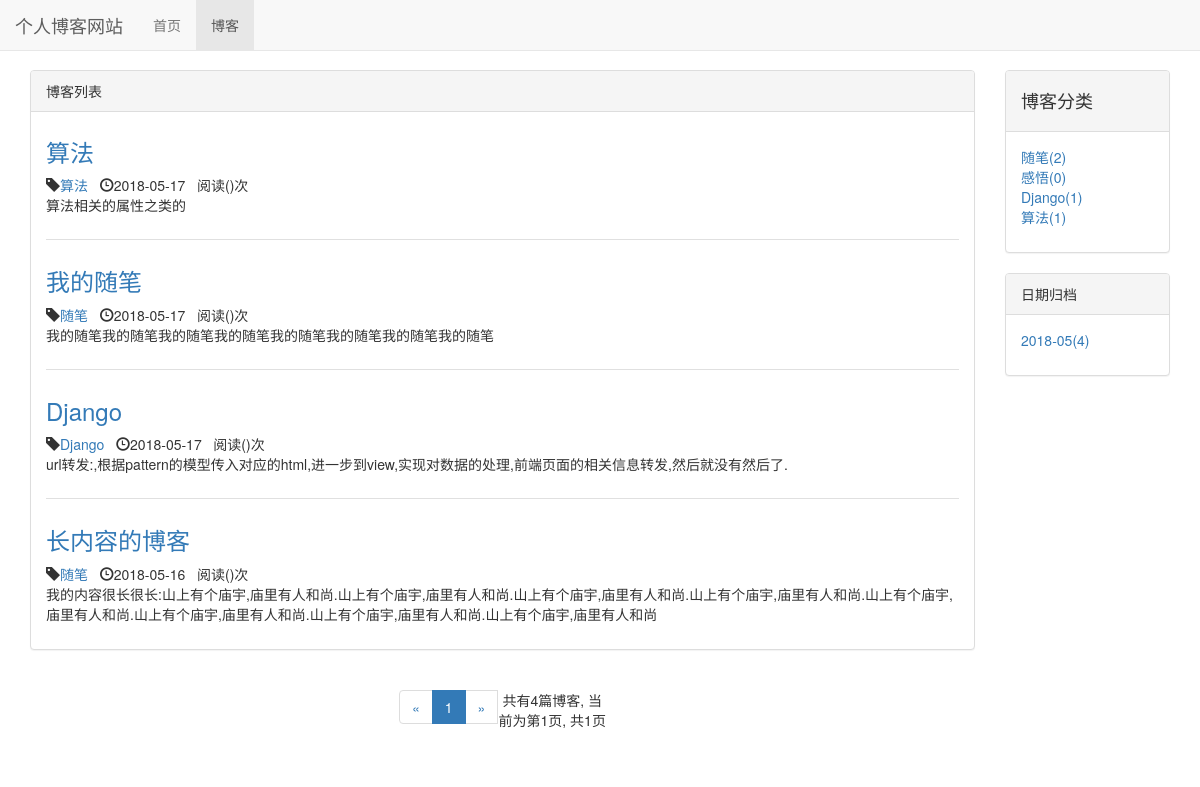
The page /blog/ on the database as committed earlier.
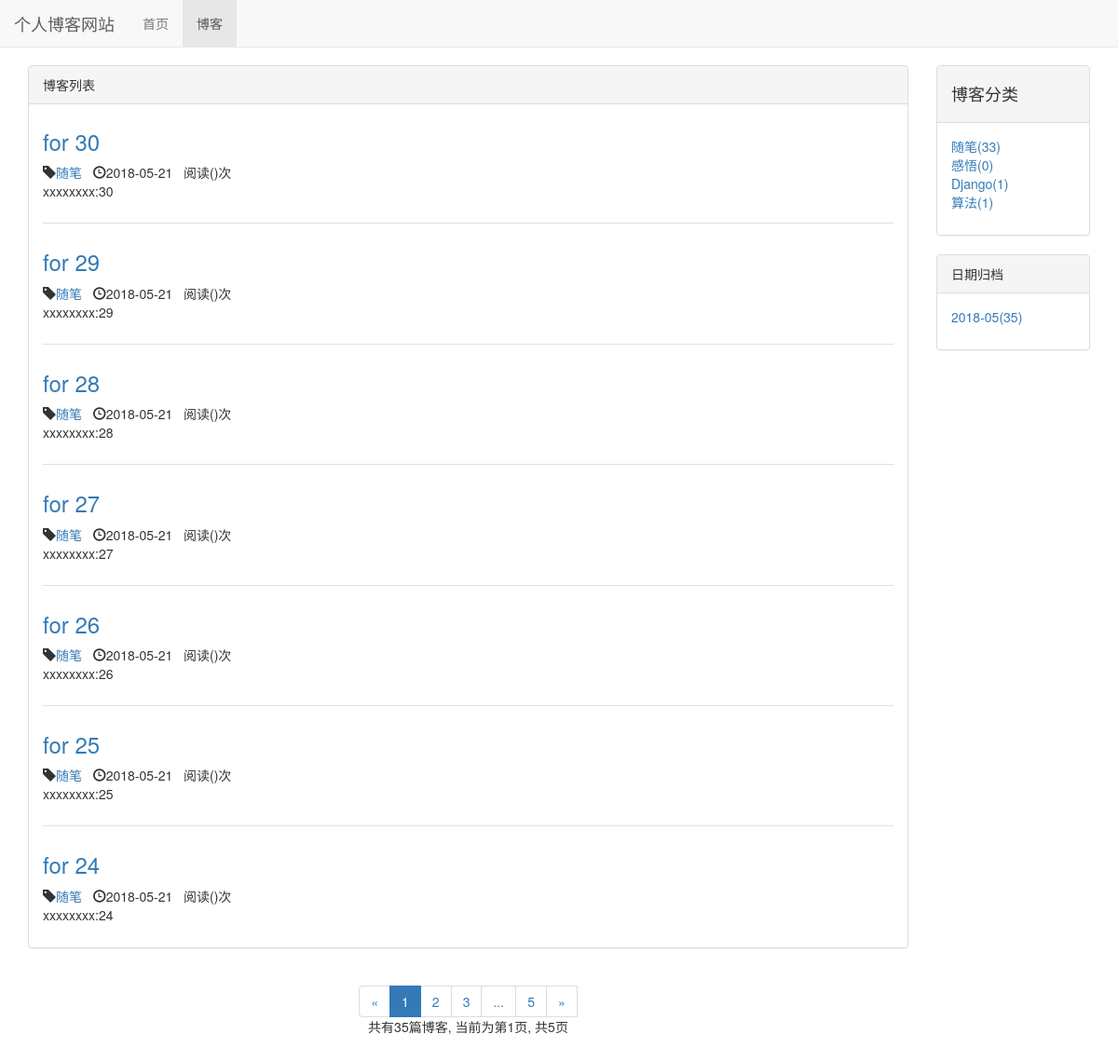
The same page on the database as committed later.
### blog/models.py (models this page shows, shortened)
class Blog(models.Model):
    title = models.CharField(max_length=40)
    content = RichTextUploadingField()
    blog_type = models.ForeignKey(BlogType,on_delete=models.DO_NOTHING)
    author = models.ForeignKey(User,on_delete=models.DO_NOTHING)
    created_time = models.DateTimeField(auto_now_add=True)
    last_updated_time = models.DateTimeField(auto_now=True)
    def read_num(self):
        return self.readnum.read_num
    class Meta:
        ordering =['-created_time']

class BlogType(models.Model):
    type_name = models.CharField(max_length=15)
    def __str__(self):
        return self.type_name

### blog/views.py (the view)
# urls.py: path('',views.blog_list,name='blog_list'), #首页点击博客后,显示的博客列表
def blog_list(request):
    blogs_all_list = Blog.objects.all()
    context = blog_list_common_data(request,blogs_all_list)
    return render_to_response('blog/blog_list.html', context)

### blog/templates/blog/blog_list.html (shortened to what the changed rows need)
{% extends  'base.html' %}
{% load staticfiles %}
{% block header_extends %}
    <link rel="stylesheet" href="{% static 'blog/blog.css' %}">
{% endblock %}
{% block content%}
    <div class="container">
        <div class="row">
            <div class=" col-xs-12 col-sm-8 col-md-9 col-lg-10">
                <div class="panel panel-default">
                    <div class="panel-body">
                        {% for blog in blogs %}
                            <div class="blog">
                                 <h3><a href="{% url 'blog_detail' blog.pk %}">{{ blog.title }}</a></h3>
                                <p class="blog-info">
                                    <span class="glyphicon glyphicon-tag"></span><a href="{%  url 'blogs_with_type' blog.blog_type.pk %}">{{ blog.blog_type }}</a>&nbsp;&nbsp;
                                    <span class="glyphicon glyphicon-time"></span>{{ blog.created_time|date:"Y-m-d " }}&nbsp;&nbsp;阅读({{ blog.read_num }})次
                                </p>
                                 <p>{{ blog.content|striptags|truncatechars:120 }}</p>
                            </div>
                        {% empty %}
                            <div class="blog">
                                <h3>暂无博客,敬请期待</h3>
                            </div>
                        {% endfor %}
                    </div>
                </div>
                <div class="paginator">
                      <ul class="pagination">
                            <li>
                                {% if page_of_blogs.has_previous %}
                                    <a href="?page={{ page_of_blogs.previous_page_number }}" aria-label="Previous">
                                       <span aria-hidden="true">&laquo;</span>
                                    </a>
                                {% else %}
                                    <span aria-hidden="true">&laquo;</span>
                                {% endif %}
                            </li>
                                 {% for page_num in page_range%}
                                     {% if  page_num == page_of_blogs.number%}
                                         <li class="active"><span>{{ page_num }}</span></li>
                                     {% else %}
                                         {% if page_num == '...'%}
                                            <li ><span>{{ page_num }}</span></li>
                                         {% else %}
                                              <li><a href="?page={{ page_num }}">{{ page_num }}</a></li>
                                         {% endif %}
                                     {% endif %}
                                 {% endfor %}
                            <li>
                                {% if page_of_blogs.has_next %}
                                  <a href="?page={{ page_of_blogs.next_page_number }}" aria-label="Next">
                                    <span aria-hidden="true">&raquo;</span>
                                  </a>
                                {% else %}
                                    <span aria-hidden="true">&raquo;</span>
                                {% endif %}
                            </li>
                             <p>
                                 共有{{ page_of_blogs.paginator.count}}篇博客,
                                 当前为第{{ page_of_blogs.number }}页,
                                 共{{ page_of_blogs.paginator.num_pages }}页
                             </p>
                      </ul>
                </div>
            </div>
            <div class=" hidden-xs col-sm-4 col-md-3 col-lg-2">
                <div class="panel panel-default">
                    <div class="panel-body">
                        <ul  class="blog-types" >
                             {% for blogtype in blog_types %}
                                 <li><a href="{%  url 'blogs_with_type' blogtype.pk %}">{{ blogtype.type_name }}({{ blogtype.blog_count }})</a></li>
                                {% empty %}
                                 <li>暂无分类</li>
                             {% endfor %}
                        </ul>
                    </div>
                </div>
                <div class="panel panel-default">
                    <div class="panel-body">
                        <ul  >
                            {% for blog_date,blog_count in blog_dates.items %}
                                <li>
                                    <a href="{% url 'blogs_with_date' blog_date.year blog_date.month %}">
                                        {{ blog_date|date:'Y-m' }}({{ blog_count }})
                                    </a>
                                </li>
                            {% endfor %}
                        </ul>
                    </div>
                </div>
            </div>
        </div>
    </div>
{% endblock %}

Rows that differ between the two databases and show on the page:
no longer on this page (row unchanged): Blog: title "算法", blog_type "算法", created_time "2018-05-17", content "算法相关的属性之类的"
no longer on this page (row unchanged): Blog: title "我的随笔", blog_type "随笔", created_time "2018-05-17", content "我的随笔我的随笔我的随笔我的随笔我的随笔我的随笔我的随笔我的随笔"
no longer on this page (row unchanged): Blog: title "Django", blog_type "Django", created_time "2018-05-17", content "url转发:,根据pattern的模型传入对应的html,进一步到view,实现对数据的处理,前端页面的相关信息转发,然后就没有然后了."
no longer on this page (row unchanged): Blog: title "长内容的博客", blog_type "随笔", created_time "2018-05-16", content "我的内容很长很长:山上有个庙宇,庙里有人和尚.山上有个庙宇,庙里有人和尚.山上有个庙宇,庙里有人和尚.山上有个庙宇,庙里有人和尚.山上有个庙宇,庙里有人和尚.山上有个庙宇,庙里有人和尚.山上有个庙宇,庙里有人和尚.山上有个庙宇,庙里有人和尚"
added Blog: title "for 30", blog_type "随笔", created_time "2018-05-21", content "xxxxxxxx:30"
added Blog: title "for 29", blog_type "随笔", created_time "2018-05-21", content "xxxxxxxx:29"
added Blog: title "for 28", blog_type "随笔", created_time "2018-05-21", content "xxxxxxxx:28"
added Blog: title "for 27", blog_type "随笔", created_time "2018-05-21", content "xxxxxxxx:27"
added Blog: title "for 26", blog_type "随笔", created_time "2018-05-21", content "xxxxxxxx:26"
added Blog: title "for 25", blog_type "随笔", created_time "2018-05-21", content "xxxxxxxx:25"
added Blog: title "for 24", blog_type "随笔", created_time "2018-05-21", content "xxxxxxxx:24"
computed for BlogType "随笔": blog_count "2" → "33"
Other text that changed with them:
{{ page_of_blogs.paginator.count }}: "4" → "35"
{{ page_of_blogs.paginator.num_pages }}: "1" → "5"
new list line: "2"
new list line: "3"
new list line: "5"
new list line: "2018-05 ( 35 )"
list line gone: "2018-05 ( 4 )"
